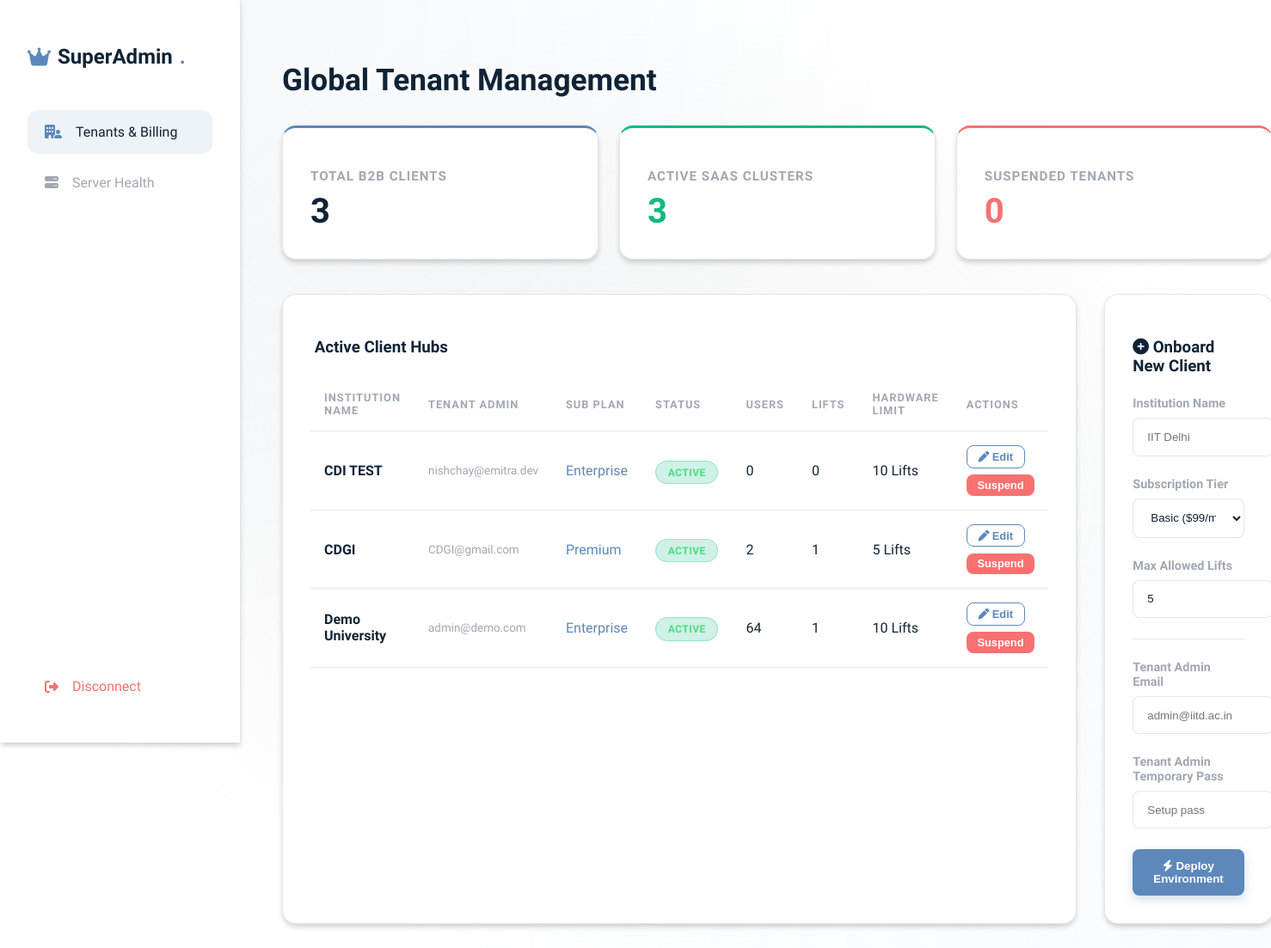
Page /superadmin (signed in) on the committed database.
### software/models.py (models this page shows)
class Tenant(db.Model):
    id = db.Column(db.Integer, primary_key=True)
    name = db.Column(db.String(100), nullable=False) # Equivalent to clg_name
    clg_id = db.Column(db.String(50), nullable=True) # ER Mapping: cfg_id
    No_Floor = db.Column(db.Integer, default=5) # ER Mapping: No_Floor
    max_lifts = db.Column(db.Integer, default=5) # Subscription hardware capacity
    primary_color = db.Column(db.String(20), default='#3b82f6')
    logo_path = db.Column(db.String(255), nullable=True)
    subscription_status = db.Column(db.String(50), default='Active')
    subscription_type = db.Column(db.String(50), default='Premium')
    created_at = db.Column(db.DateTime, default=datetime.utcnow)
    admins = db.relationship('Admin', backref='tenant', lazy=True)
    users = db.relationship('User', backref='tenant', lazy=True)
    lifts = db.relationship('Lift', backref='tenant', lazy=True)

class Admin(db.Model):
    admin_id = db.Column(db.Integer, primary_key=True) # ER Mapping: admin_id
    email = db.Column(db.String(120), unique=True, nullable=False) # ER Mapping: email
    password = db.Column(db.String(200), nullable=False) # ER Mapping: password
    tenant_id = db.Column(db.Integer, db.ForeignKey('tenant.id'), nullable=False)

### app.py (the view)
@app.route('/superadmin')
def superadmin_dashboard():
    if 'superadmin_id' not in session: return redirect(url_for('login'))
    tenants = Tenant.query.order_by(Tenant.created_at.desc()).all()
    active_tenants = sum(1 for t in tenants if t.subscription_status == 'Active')
    tenant_metrics = {}
    for t in tenants:
        tenant_metrics[t.id] = {
            'users': User.query.filter_by(tenant_id=t.id).count(),
            'lifts': Lift.query.filter_by(tenant_id=t.id).count()
        }
    return render_template(
        'superadmin_dashboard.html',
        tenants=tenants,
        total_tenants=len(tenants),
        active_tenants=active_tenants,
        suspended_tenants=(len(tenants) - active_tenants),
        tenant_metrics=tenant_metrics
    )

### app.py (called while the page is built, shortened)
@app.context_processor
def inject_csrf():
    def generate_csrf_token():
        return session.get('_csrf_token', '')
    return dict(csrf_token=generate_csrf_token)

@app.before_request
def csrf_protect():
    if '_csrf_token' not in session:
        session['_csrf_token'] = secrets.token_hex(16)
        session.permanent = True
        session.modified = True

### templates/superadmin_dashboard.html (shortened to what this page needs)
{% extends 'base.html' %}
{% block content %}
<div class="dashboard-layout">
    <div class="glass-panel sidebar" style="border-radius: 0; border-top:none; border-bottom:none; border-left:none;">
        <h2 style="margin-bottom: 3rem; font-weight: 800; display:flex; align-items:center; gap:0.5rem; color:var(--text-main);">
            <i class="fa-solid fa-crown" style="color:var(--accent);"></i> SuperAdmin<span style="color:var(--accent)">.</span>
        </h2>
        <div style="flex: 1;">
            <a href="{{ url_for('superadmin_dashboard') }}" class="nav-link active">
                <i class="fa-solid fa-building-user"></i> Tenants & Billing
            </a>
            <a href="#" class="nav-link">
                <i class="fa-solid fa-server"></i> Server Health
            </a>
        </div>
        <div>
            <a href="{{ url_for('logout') }}" class="nav-link" style="color: var(--danger);">
                <i class="fa-solid fa-right-from-bracket"></i> Disconnect
            </a>
        </div>
    </div>
    <div class="main-content" style="padding: 3rem;">
        <h1 style="margin-bottom: 2rem; font-size: 2.2rem;">Global Tenant Management</h1>
        <div class="kpi-grid">
            <div class="glass-panel kpi-card" style="border-top: 3px solid var(--accent);">
                <h3>Total B2B Clients</h3>
                <div class="value">{{ total_tenants }}</div>
            </div>
            <div class="glass-panel kpi-card" style="border-top: 3px solid #10b981;">
                <h3>Active SaaS Clusters</h3>
                <div class="value" style="color: #10b981;">{{ active_tenants }}</div>
            </div>
            <div class="glass-panel kpi-card" style="border-top: 3px solid var(--danger);">
                <h3>Suspended Tenants</h3>
                <div class="value" style="color: var(--danger);">{{ suspended_tenants }}</div>
            </div>
        </div>
        <div style="display: grid; grid-template-columns: 2fr 1fr; gap: 2rem;">
            <div class="glass-panel">
                <h3 style="margin-bottom: 1.5rem;"> Active Client Hubs</h3>
                <table>
                    <thead>
                        <tr>
                            <th>Institution Name</th>
                            <th>Tenant Admin</th>
                            <th>Sub Plan</th>
                            <th>Status</th>
                            <th>Users</th>
                            <th>Lifts</th>
                            <th>Hardware Limit</th>
                            <th>Actions</th>
                        </tr>
                    </thead>
                    <tbody>
                        {% for t in tenants %}
                        <tr>
                            <td style="font-weight: 600;">{{ t.name }}</td>
                            <td style="font-size:0.84rem; color:var(--text-muted);">{{ t.admins[0].email if t.admins else 'Not configured' }}</td>
                            <td style="color: var(--accent);">{{ t.subscription_type }}</td>
                            <td>
                                {% if t.subscription_status == 'Active' %}
                                <span class="badge badge-success">Active</span>
                                {% else %}
                                <span class="badge badge-danger">Suspended</span>
                                {% endif %}
                            </td>
                            <td>{{ tenant_metrics[t.id]['users'] }}</td>
                            <td>{{ tenant_metrics[t.id]['lifts'] }}</td>
                            <td>{{ t.max_lifts }} Lifts</td>
                            <td>
                                <div class="tenant-actions">
                                    <button type="button" class="btn-outline" onclick="openTenantEdit({{ t.id }})">
                                        <i class="fa-solid fa-pen"></i> Edit
                                    </button>
                                    <form method="POST" action="{{ url_for('toggle_tenant', id=t.id) }}" style="display:inline;">
                                        <button type="submit" class="btn-primary" style="padding: 0.3rem 0.8rem; font-size: 0.8rem; {{ 'background: var(--danger);' if t.subscription_status == 'Active' else '' }} box-shadow:none; border:none; cursor:pointer;">
                                            {{ 'Suspend' if t.subscription_status == 'Active' else 'Reactivate' }}
                                        </button>
                                    </form>
                                </div>
                            </td>
                        </tr>
                        {% else %}
                        <tr>
                            <td colspan="8" style="text-align:center; color:var(--text-muted); padding:2rem;">
                                No tenants onboarded yet.
                            </td>
                        </tr>
                        {% endfor %}
                    </tbody>
                </table>
            </div>
            <div class="glass-panel" style="align-self: start;">
                <h3 style="margin-bottom: 1.5rem;"><i class="fa-solid fa-plus-circle"></i> Onboard New Client</h3>
                <form method="POST" action="{{ url_for('add_tenant') }}">
                    <div class="form-group">
                        <label>Institution Name</label>
                        <input type="text" name="name" required placeholder="IIT Delhi">
                    </div>
                    <div class="form-group">
                        <label>Subscription Tier</label>
                        <select name="subscription_type">
                            <option value="Basic">Basic ($99/mo)</option>
                        </select>
                    </div>
                    <div class="form-group">
                        <label>Max Allowed Lifts</label>
                        <input type="number" name="max_lifts" required value="5">
                    </div>
                    <hr style="border:0; border-top:1px solid var(--border); margin: 1.5rem 0;">
                    <div class="form-group">
                        <label>Tenant Admin Email</label>
                        <input type="email" name="admin_email" required placeholder="admin@iitd.ac.in">
                    </div>
                    <div class="form-group">
                        <label>Tenant Admin Temporary Pass</label>
                        <input type="password" name="admin_pass" required placeholder="Setup pass">
                    </div>
                    <button type="submit" class="btn-primary" style="width: 100%;"><i class="fa-solid fa-bolt"></i> Deploy Environment</button>
                </form>
            </div>
        </div>
    </div>
</div>
{% endblock %}

### static/style.css (style rules this page uses)
:root { --uniform-blue: #102336; --glaucous: #5D88BB; --balmy-blue: #B3CBE4; --full-white: #FFFFFF; --metallic-platinum: #D6D6D6; --gray-chateau: #A1A8B2; --bg-main: #FFFFFF; --bg-secondary: #F5F5F5; --bg-card: rgba(255, 255, 255, 0.95); --border: rgba(161, 168, 178, 0.3); --accent: #5D88BB; --accent-hover: #102336; --accent-glow: rgba(93, 136, 187, 0.3); --secondary: #B3CBE4; --success: #4ade80; --warning: #fbbf24; --danger: #f87171; --text-main: #102336; --text-muted: #A1A8B2; --text-dimmed: #7a8390; --surface: rgba(214, 214, 214, 0.4); --surface-hover: rgba(93, 136, 187, 0.1); }
body { background-color: var(--bg-main); background-image: radial-gradient(at 0% 0%, rgba(93, 136, 187, 0.08) 0px, transparent 50%), radial-gradient(at 100% 100%, rgba(179, 203, 228, 0.08) 0px, transparent 50%), radial-gradient(at 50% 50%, rgba(214, 214, 214, 0.3) 0px, transparent 70%); color: var(--text-main); font-family: 'Plus Jakarta Sans', sans-serif; min-height: 100vh; margin: 0; overflow-x: hidden; }
.glass-panel { background: var(--bg-card); backdrop-filter: blur(10px); -webkit-backdrop-filter: blur(10px); border: 1px solid var(--border); border-radius: 16px; box-shadow: 0 8px 32px rgba(16, 35, 54, 0.1); padding: 2rem; box-shadow: 0 4px 6px -1px rgba(0, 0, 0, 0.2); }
.dashboard-layout { display: grid; grid-template-columns: 280px 1fr; min-height: 100vh; }
.main-content { padding: 2rem 2.5rem; }
.sidebar { height: 100vh; position: sticky; top: 0; border-right: 1px solid var(--border); padding: 2rem; display: flex; flex-direction: column; }
.nav-link { display: flex; align-items: center; gap: 1rem; padding: 1rem 1.25rem; color: var(--text-muted); text-decoration: none; border-radius: 12px; transition: all 0.3s ease; font-weight: 500; margin-bottom: 0.5rem; }
.nav-link:hover, .nav-link.active { background: rgba(93, 136, 187, 0.1); color: var(--text-main); }
.nav-link.active i { color: var(--accent); }
.btn-primary { background: var(--accent); color: white; padding: 0.75rem 1.5rem; border-radius: 8px; border: none; font-weight: 600; cursor: pointer; transition: all 0.2s; box-shadow: 0 4px 12px rgba(93, 136, 187, 0.3); display: inline-block; }
.form-group { margin-bottom: 1.5rem; }
.form-group label { display: block; margin-bottom: 0.5rem; color: var(--text-muted); font-size: 0.9rem; font-weight: 600; }
input, select { width: 100%; padding: 0.85rem 1rem; background: white; border: 1.5px solid var(--border); border-radius: 8px; color: var(--text-main); }
.badge { padding: 0.35rem 0.85rem; border-radius: 9999px; font-size: 0.75rem; font-weight: 700; letter-spacing: 0.5px; text-transform: uppercase; }
.badge-success { background: rgba(16, 185, 129, 0.2); color: var(--success); border: 1px solid rgba(16,185,129,0.3); }
table { width: 100%; border-collapse: collapse; margin-top: 1rem; }
th, td { padding: 16px; text-align: left; border-bottom: 1px solid var(--border); }
th { color: var(--text-muted); font-weight: 600; text-transform: uppercase; font-size: 0.8rem; letter-spacing: 1px; }
.kpi-grid { display: grid; grid-template-columns: repeat(auto-fit, minmax(220px, 1fr)); gap: 1.5rem; margin-bottom: 2.5rem; }
.kpi-card h3 { color: var(--text-muted); font-size: 0.95rem; text-transform: uppercase; letter-spacing: 1px; margin-bottom: 0.5rem; }
.kpi-card .value { font-size: 2.5rem; font-weight: 800; color: var(--text-main); }
tbody tr { transition: all 0.2s ease; }
.glass-panel { transition: all 0.3s ease; }

### templates/superadmin_dashboard.html (style rules this page uses)
.tenant-actions { display: flex; gap: 0.45rem; align-items: center; flex-wrap: wrap; }
.btn-outline { padding: 0.3rem 0.8rem; font-size: 0.8rem; border-radius: 8px; border: 1px solid var(--accent); color: var(--accent); background: transparent; cursor: pointer; font-weight: 600; }

### rows in the picture
Tenant: name "CDI TEST", email "nishchay@emitra.dev", subscription_type "Enterprise", shows "ACTIVE", tenant_metrics "0", max_lifts "10", subscription_status "Suspend"
Tenant: name "CDGI", email "CDGI@gmail.com", subscription_type "Premium", shows "ACTIVE", id "2", tenant_metrics "1", max_lifts "5", subscription_status "Suspend"
Tenant: name "Demo University", email "admin@demo.com", subscription_type "Enterprise", shows "ACTIVE", tenant_metrics "64", id "1", max_lifts "10", subscription_status "Suspend"

### other values in the picture
{{ total_tenants }} "3"
{{ active_tenants }} "3"
{{ suspended_tenants }} "0"
